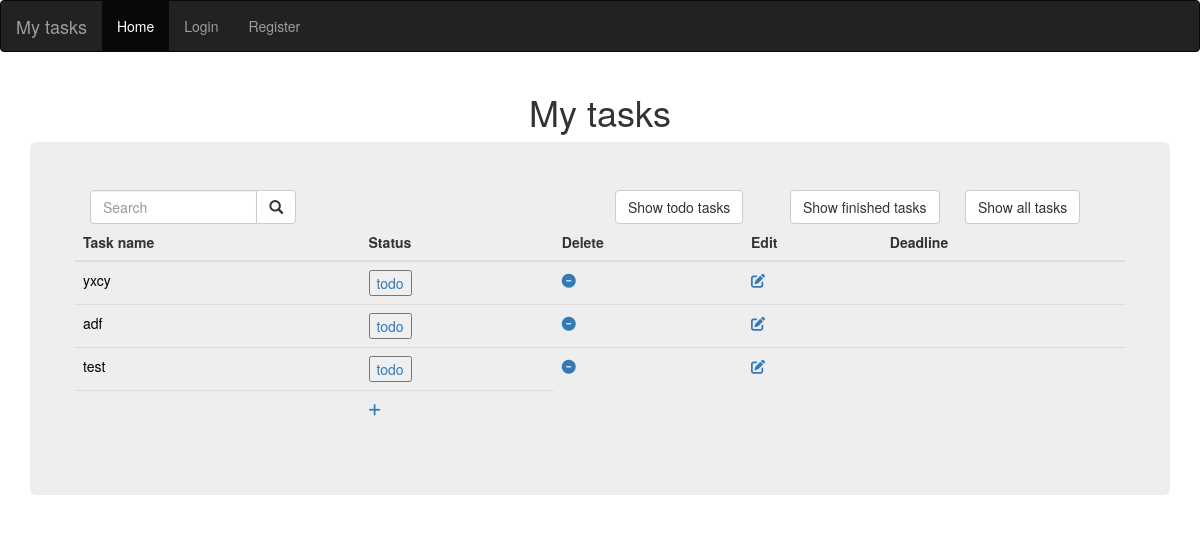
The page /show_todo on the database its author committed.
### main.py (models this page shows, shortened)
class Task(db.Model):
    __tablename__ = "tasks"
    id = db.Column(db.Integer, primary_key=True)
    user_id = db.Column(db.Integer, db.ForeignKey("users.id"))
    title = db.Column(db.String(500), unique=True, nullable=False)
    description = db.Column(db.String(500), nullable=False)
    status = db.Column(db.String(20), nullable=False)
    deadline = db.Column(db.String(30), nullable=False)
    file_path = db.Column(db.String(250), nullable=False)

### main.py (the view)
@app.route('/show_todo', methods=["GET", "POST"])
def show_todo():
    all_tasks = db.session.query(Task).all()
    todo_tasks = [task for task in all_tasks if task.status == "todo"]
    return render_template("index.html", tasks=todo_tasks,
                           current_user=current_user)

### templates/index.html (shortened to what this page needs)
{% extends "base.html" %}
{% block content %}
<div class="row">
    <div class="col-sm-6">
        <form action="" method="POST">
            <div class="input-group col-xs-5">
                <input type="text" class="form-control" placeholder="Search" name="search">
                <div class="input-group-btn">
                    <button class="btn btn-default" type="submit">
                        <i class="glyphicon glyphicon-search"></i>
                    </button>
                </div>
            </div>
        </form>
    </div>
    <div class="col-sm-2">
        <form action="/show_todo" method="POST">
            <button class="btn btn-default" type="submit">
                Show todo tasks
            </button>
        </form>
    </div>
    <div class="col-sm-2">
        <form action="/show_finished" method="POST">
            <button class="btn btn-default" type="submit">
                Show finished tasks
            </button>
        </form>
    </div>
    <div class="col-sm-2">
        <a href="{{ url_for('home')}}">
            <button class="btn btn-default" type="submit">
                Show all tasks
            </button>
        </a>
    </div>
    <table class="table">
        <thead>
        <tr>
            <th scope="col">Task name</th>
            <th scope="col">Status</th>
            <th scope="col">Delete</th>
            <th scope="col">Edit</th>
            <th scope="col">Deadline</th>
        </tr>
        </thead>
        <tbody>
        {% for task in tasks %}
        <tr>
            <td>
                {% if task.status=="✓": %}
                <a href="{{ url_for('detail', id=task.id) }}" style="color: green">
                    {{task.title}}</a>
                {% else:%}
                <a href="{{ url_for('detail', id=task.id) }}" style="color: black">
                    {{task.title}}</a>
                {% endif %}
            </td>
            <td>
                <a href="{{ url_for('status', id=task.id) }}">
                    <button class="">{{task.status}}</button>
                </a>
            </td>
            <td>
                <a href="{{ url_for('delete', id=task.id) }}"><i class="fa-solid fa-circle-minus "></i></a>
            </td>
            <td>
                <a href="{{ url_for('edit', id=task.id) }}"><i class="fa-solid fa-pen-to-square "></i></a>
            </td>
            <td>
            </td>
        </tr>
        {% endfor %}
        <tr>
            <th>
            </th>
            <td>
                <a href="add"><i class="fa-solid fa-plus "></i></a>
            </td>
        </tr>
        </tbody>
    </table>
</div>
{% endblock %}

### templates/base.html (shortened to what this page needs)
<!DOCTYPE html>
<html lang="en">
<head>
    <link rel="stylesheet" href="static/styles.css">
    <link rel="stylesheet"
          href="https://maxcdn.bootstrapcdn.com/bootstrap/3.4.1/css/bootstrap.min.css">
</head>
<body class="my-bg">
<nav class="navbar navbar-inverse">
    <div class="container-fluid">
        <div class="navbar-header">
            <a class="navbar-brand" href="#">My tasks</a>
        </div>
        <ul class="nav navbar-nav">
            <li class="active"><a href="{{ url_for('home')}}">Home</a></li>
            {% if not current_user.is_authenticated: %}
            <li><a href="{{ url_for('login')}}">Login</a></li>
            <li><a href="{{ url_for('register')}}">Register</a></li>
            {% endif %}
        </ul>
    </div>
</nav>
<div class="container ">
    <h1 class="display-3" , style="text-align: center">My tasks</h1>
    <div class="jumbotron my-auto ">
        {% block content %}
        {% endblock %}
    </div>
</div>
</body>
</html>

### rows shown on the page
Task: title "yxcy", status "todo"
Task: title "adf", status "todo"
Task: title "test", status "todo"
